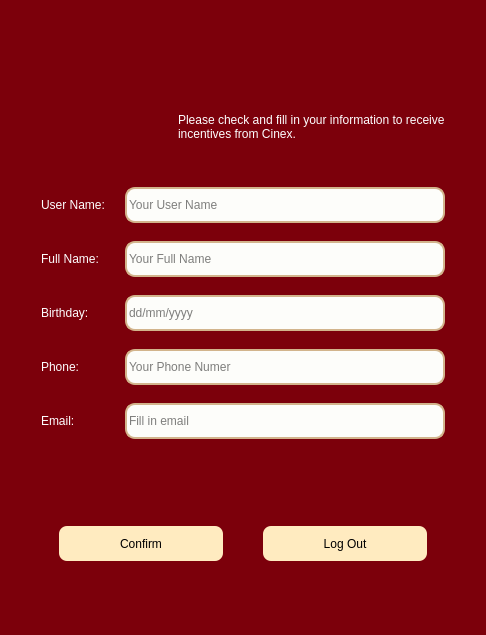
<?xml version="1.0" encoding="UTF-8"?>
<ui version="4.0">
 <class>Dialog</class>
 <widget class="QDialog" name="Dialog">
  <property name="geometry">
   <rect>
    <x>0</x>
    <y>0</y>
    <width>486</width>
    <height>635</height>
   </rect>
  </property>
  <property name="windowTitle">
   <string>Dialog</string>
  </property>
  <property name="styleSheet">
   <string notr="true">background-color: rgb(124, 0, 11);</string>
  </property>
  <layout class="QGridLayout" name="gridLayout">
   <item row="0" column="0">
    <widget class="QWidget" name="widget" native="true">
     <property name="styleSheet">
      <string notr="true">background-color: rgb(124, 0, 11);
border: None</string>
     </property>
     <layout class="QVBoxLayout" name="verticalLayout">
      <item alignment="Qt::AlignTop">
       <widget class="QFrame" name="frame">
        <property name="frameShape">
         <enum>QFrame::StyledPanel</enum>
        </property>
        <property name="frameShadow">
         <enum>QFrame::Raised</enum>
        </property>
        <layout class="QGridLayout" name="gridLayout_2">
         <item row="0" column="0" alignment="Qt::AlignHCenter|Qt::AlignTop">
          <widget class="QLabel" name="label">
           <property name="minimumSize">
            <size>
             <width>60</width>
             <height>60</height>
            </size>
           </property>
           <property name="maximumSize">
            <size>
             <width>60</width>
             <height>60</height>
            </size>
           </property>
           <property name="text">
            <string/>
           </property>
           <property name="pixmap">
            <pixmap resource="../../utils/resources.qrc">:/WhiteIcons/images/icons/WhiteIcons/user_ic.svg</pixmap>
           </property>
           <property name="alignment">
            <set>Qt::AlignCenter</set>
           </property>
          </widget>
         </item>
         <item row="1" column="0">
          <widget class="QWidget" name="widget_10" native="true">
           <property name="styleSheet">
            <string notr="true">border: None</string>
           </property>
           <layout class="QVBoxLayout" name="verticalLayout_9">
            <property name="leftMargin">
             <number>12</number>
            </property>
            <property name="rightMargin">
             <number>12</number>
            </property>
            <property name="bottomMargin">
             <number>0</number>
            </property>
            <item>
             <widget class="QFrame" name="frame_9">
              <property name="frameShape">
               <enum>QFrame::StyledPanel</enum>
              </property>
              <property name="frameShadow">
               <enum>QFrame::Raised</enum>
              </property>
              <layout class="QHBoxLayout" name="horizontalLayout_7">
               <property name="spacing">
                <number>0</number>
               </property>
               <property name="leftMargin">
                <number>0</number>
               </property>
               <property name="rightMargin">
                <number>0</number>
               </property>
               <property name="bottomMargin">
                <number>0</number>
               </property>
               <item>
                <widget class="QLabel" name="label_4">
                 <property name="maximumSize">
                  <size>
                   <width>32</width>
                   <height>32</height>
                  </size>
                 </property>
                 <property name="text">
                  <string/>
                 </property>
                 <property name="pixmap">
                  <pixmap resource="../../utils/resources.qrc">:/WhiteIcons/images/icons/WhiteIcons/alert_circle_ic.svg</pixmap>
                 </property>
                 <property name="scaledContents">
                  <bool>true</bool>
                 </property>
                </widget>
               </item>
               <item alignment="Qt::AlignRight">
                <widget class="QLabel" name="label_9">
                 <property name="styleSheet">
                  <string notr="true">color: rgb(254, 254, 255);
font: 63 12pt &quot;Segoe UI Semibold&quot;;</string>
                 </property>
                 <property name="text">
                  <string>  Please check and fill in your information to receive &lt;br&gt; incentives from Cinex.</string>
                 </property>
                </widget>
               </item>
              </layout>
             </widget>
            </item>
           </layout>
          </widget>
         </item>
        </layout>
       </widget>
      </item>
      <item alignment="Qt::AlignTop">
       <widget class="QWidget" name="widget_4" native="true">
        <property name="styleSheet">
         <string notr="true">border: None</string>
        </property>
        <layout class="QVBoxLayout" name="verticalLayout_8">
         <property name="spacing">
          <number>0</number>
         </property>
         <property name="topMargin">
          <number>0</number>
         </property>
         <item>
          <widget class="QWidget" name="widget_2" native="true">
           <property name="styleSheet">
            <string notr="true">border: None</string>
           </property>
           <layout class="QVBoxLayout" name="verticalLayout_2">
            <property name="leftMargin">
             <number>12</number>
            </property>
            <property name="rightMargin">
             <number>12</number>
            </property>
            <property name="bottomMargin">
             <number>0</number>
            </property>
            <item>
             <widget class="QFrame" name="frame_3">
              <property name="frameShape">
               <enum>QFrame::StyledPanel</enum>
              </property>
              <property name="frameShadow">
               <enum>QFrame::Raised</enum>
              </property>
              <layout class="QHBoxLayout" name="horizontalLayout">
               <property name="spacing">
                <number>0</number>
               </property>
               <property name="leftMargin">
                <number>0</number>
               </property>
               <property name="rightMargin">
                <number>0</number>
               </property>
               <property name="bottomMargin">
                <number>0</number>
               </property>
               <item alignment="Qt::AlignLeft">
                <widget class="QLabel" name="label_2">
                 <property name="styleSheet">
                  <string notr="true">color: rgb(254, 254, 255);
font: 63 12pt &quot;Segoe UI Semibold&quot;;</string>
                 </property>
                 <property name="text">
                  <string>User Name:</string>
                 </property>
                </widget>
               </item>
               <item alignment="Qt::AlignRight">
                <widget class="QLineEdit" name="lineEditUserName">
                 <property name="minimumSize">
                  <size>
                   <width>320</width>
                   <height>36</height>
                  </size>
                 </property>
                 <property name="maximumSize">
                  <size>
                   <width>320</width>
                   <height>16777215</height>
                  </size>
                 </property>
                 <property name="styleSheet">
                  <string notr="true">    border-radius: 10px;
    border: 2px solid #D2B48C;
background-color: rgb(253, 253, 250);
font: 63 12pt &quot;Segoe UI Semibold&quot;;
color: rgb(0, 0, 0);</string>
                 </property>
                 <property name="placeholderText">
                  <string>Your User Name</string>
                 </property>
                </widget>
               </item>
              </layout>
             </widget>
            </item>
           </layout>
          </widget>
         </item>
         <item>
          <widget class="QWidget" name="widget_5" native="true">
           <property name="styleSheet">
            <string notr="true">border: None</string>
           </property>
           <layout class="QVBoxLayout" name="verticalLayout_3">
            <property name="leftMargin">
             <number>12</number>
            </property>
            <property name="rightMargin">
             <number>12</number>
            </property>
            <property name="bottomMargin">
             <number>0</number>
            </property>
            <item>
             <widget class="QFrame" name="frame_4">
              <property name="frameShape">
               <enum>QFrame::StyledPanel</enum>
              </property>
              <property name="frameShadow">
               <enum>QFrame::Raised</enum>
              </property>
              <layout class="QHBoxLayout" name="horizontalLayout_2">
               <property name="spacing">
                <number>0</number>
               </property>
               <property name="leftMargin">
                <number>0</number>
               </property>
               <property name="rightMargin">
                <number>0</number>
               </property>
               <property name="bottomMargin">
                <number>0</number>
               </property>
               <item alignment="Qt::AlignLeft">
                <widget class="QLabel" name="label_3">
                 <property name="styleSheet">
                  <string notr="true">color: rgb(254, 254, 255);
font: 63 12pt &quot;Segoe UI Semibold&quot;;</string>
                 </property>
                 <property name="text">
                  <string>Full Name:</string>
                 </property>
                </widget>
               </item>
               <item alignment="Qt::AlignRight">
                <widget class="QLineEdit" name="lineEditFullName">
                 <property name="minimumSize">
                  <size>
                   <width>320</width>
                   <height>36</height>
                  </size>
                 </property>
                 <property name="maximumSize">
                  <size>
                   <width>320</width>
                   <height>16777215</height>
                  </size>
                 </property>
                 <property name="styleSheet">
                  <string notr="true">color: rgb(0, 0, 0);    border-radius: 10px;
    border: 2px solid #D2B48C;
background-color: rgb(253, 253, 250);
font: 63 12pt &quot;Segoe UI Semibold&quot;;</string>
                 </property>
                 <property name="placeholderText">
                  <string>Your Full Name</string>
                 </property>
                </widget>
               </item>
              </layout>
             </widget>
            </item>
           </layout>
          </widget>
         </item>
         <item>
          <widget class="QWidget" name="widget_9" native="true">
           <property name="styleSheet">
            <string notr="true">border: None</string>
           </property>
           <layout class="QVBoxLayout" name="verticalLayout_7">
            <property name="leftMargin">
             <number>12</number>
            </property>
            <property name="rightMargin">
             <number>12</number>
            </property>
            <property name="bottomMargin">
             <number>0</number>
            </property>
            <item>
             <widget class="QFrame" name="frame_8">
              <property name="frameShape">
               <enum>QFrame::StyledPanel</enum>
              </property>
              <property name="frameShadow">
               <enum>QFrame::Raised</enum>
              </property>
              <layout class="QHBoxLayout" name="horizontalLayout_6">
               <property name="spacing">
                <number>0</number>
               </property>
               <property name="leftMargin">
                <number>0</number>
               </property>
               <property name="rightMargin">
                <number>0</number>
               </property>
               <property name="bottomMargin">
                <number>0</number>
               </property>
               <item alignment="Qt::AlignLeft">
                <widget class="QLabel" name="label_7">
                 <property name="styleSheet">
                  <string notr="true">color: rgb(254, 254, 255);
font: 63 12pt &quot;Segoe UI Semibold&quot;;</string>
                 </property>
                 <property name="text">
                  <string>Birthday:</string>
                 </property>
                </widget>
               </item>
               <item alignment="Qt::AlignRight">
                <widget class="QLineEdit" name="lineEditBirthDay">
                 <property name="minimumSize">
                  <size>
                   <width>320</width>
                   <height>36</height>
                  </size>
                 </property>
                 <property name="maximumSize">
                  <size>
                   <width>320</width>
                   <height>16777215</height>
                  </size>
                 </property>
                 <property name="styleSheet">
                  <string notr="true">color: rgb(0, 0, 0);    border-radius: 10px;
    border: 2px solid #D2B48C;
background-color: rgb(253, 253, 250);
font: 63 12pt &quot;Segoe UI Semibold&quot;;</string>
                 </property>
                 <property name="placeholderText">
                  <string>dd/mm/yyyy</string>
                 </property>
                </widget>
               </item>
              </layout>
             </widget>
            </item>
           </layout>
          </widget>
         </item>
         <item>
          <widget class="QWidget" name="widget_8" native="true">
           <property name="styleSheet">
            <string notr="true">border: None</string>
           </property>
           <layout class="QVBoxLayout" name="verticalLayout_6">
            <property name="leftMargin">
             <number>12</number>
            </property>
            <property name="rightMargin">
             <number>12</number>
            </property>
            <property name="bottomMargin">
             <number>0</number>
            </property>
            <item>
             <widget class="QFrame" name="frame_7">
              <property name="frameShape">
               <enum>QFrame::StyledPanel</enum>
              </property>
              <property name="frameShadow">
               <enum>QFrame::Raised</enum>
              </property>
              <layout class="QHBoxLayout" name="horizontalLayout_5">
               <property name="spacing">
                <number>0</number>
               </property>
               <property name="leftMargin">
                <number>0</number>
               </property>
               <property name="rightMargin">
                <number>0</number>
               </property>
               <property name="bottomMargin">
                <number>0</number>
               </property>
               <item alignment="Qt::AlignLeft">
                <widget class="QLabel" name="label_6">
                 <property name="styleSheet">
                  <string notr="true">color: rgb(254, 254, 255);
font: 63 12pt &quot;Segoe UI Semibold&quot;;</string>
                 </property>
                 <property name="text">
                  <string>Phone:</string>
                 </property>
                </widget>
               </item>
               <item alignment="Qt::AlignRight">
                <widget class="QLineEdit" name="lineEditPhoneNumber">
                 <property name="minimumSize">
                  <size>
                   <width>320</width>
                   <height>36</height>
                  </size>
                 </property>
                 <property name="maximumSize">
                  <size>
                   <width>320</width>
                   <height>16777215</height>
                  </size>
                 </property>
                 <property name="styleSheet">
                  <string notr="true">color: rgb(0, 0, 0);    border-radius: 10px;
    border: 2px solid #D2B48C;
background-color: rgb(253, 253, 250);
font: 63 12pt &quot;Segoe UI Semibold&quot;;</string>
                 </property>
                 <property name="placeholderText">
                  <string notr="true">Your Phone Numer</string>
                 </property>
                </widget>
               </item>
              </layout>
             </widget>
            </item>
           </layout>
          </widget>
         </item>
         <item>
          <widget class="QWidget" name="widget_7" native="true">
           <property name="styleSheet">
            <string notr="true">border: None</string>
           </property>
           <layout class="QVBoxLayout" name="verticalLayout_5">
            <property name="leftMargin">
             <number>12</number>
            </property>
            <property name="rightMargin">
             <number>12</number>
            </property>
            <property name="bottomMargin">
             <number>0</number>
            </property>
            <item>
             <widget class="QFrame" name="frame_6">
              <property name="frameShape">
               <enum>QFrame::StyledPanel</enum>
              </property>
              <property name="frameShadow">
               <enum>QFrame::Raised</enum>
              </property>
              <layout class="QHBoxLayout" name="horizontalLayout_4">
               <property name="spacing">
                <number>0</number>
               </property>
               <property name="leftMargin">
                <number>0</number>
               </property>
               <property name="rightMargin">
                <number>0</number>
               </property>
               <property name="bottomMargin">
                <number>0</number>
               </property>
               <item alignment="Qt::AlignLeft">
                <widget class="QLabel" name="label_5">
                 <property name="styleSheet">
                  <string notr="true">color: rgb(254, 254, 255);
font: 63 12pt &quot;Segoe UI Semibold&quot;;</string>
                 </property>
                 <property name="text">
                  <string>Email:</string>
                 </property>
                </widget>
               </item>
               <item alignment="Qt::AlignRight">
                <widget class="QLineEdit" name="lineEditEmail">
                 <property name="minimumSize">
                  <size>
                   <width>320</width>
                   <height>36</height>
                  </size>
                 </property>
                 <property name="maximumSize">
                  <size>
                   <width>320</width>
                   <height>16777215</height>
                  </size>
                 </property>
                 <property name="styleSheet">
                  <string notr="true">color: rgb(0, 0, 0);    border-radius: 10px;
    border: 2px solid #D2B48C;
background-color: rgb(253, 253, 250);
font: 63 12pt &quot;Segoe UI Semibold&quot;;</string>
                 </property>
                 <property name="placeholderText">
                  <string notr="true">Fill in email</string>
                 </property>
                </widget>
               </item>
              </layout>
             </widget>
            </item>
           </layout>
          </widget>
         </item>
         <item>
          <widget class="QWidget" name="widget_6" native="true">
           <property name="styleSheet">
            <string notr="true">border: None</string>
           </property>
           <layout class="QVBoxLayout" name="verticalLayout_4">
            <property name="leftMargin">
             <number>12</number>
            </property>
            <property name="rightMargin">
             <number>12</number>
            </property>
            <property name="bottomMargin">
             <number>0</number>
            </property>
            <item>
             <widget class="QFrame" name="frame_5">
              <property name="frameShape">
               <enum>QFrame::StyledPanel</enum>
              </property>
              <property name="frameShadow">
               <enum>QFrame::Raised</enum>
              </property>
              <layout class="QHBoxLayout" name="horizontalLayout_3">
               <property name="spacing">
                <number>0</number>
               </property>
               <property name="leftMargin">
                <number>0</number>
               </property>
               <property name="rightMargin">
                <number>0</number>
               </property>
               <property name="bottomMargin">
                <number>0</number>
               </property>
              </layout>
             </widget>
            </item>
           </layout>
          </widget>
         </item>
        </layout>
       </widget>
      </item>
      <item>
       <widget class="QWidget" name="widget_3" native="true">
        <property name="styleSheet">
         <string notr="true">border: None</string>
        </property>
        <layout class="QHBoxLayout" name="horizontalLayout_8">
         <item>
          <widget class="QFrame" name="frame_2">
           <property name="frameShape">
            <enum>QFrame::StyledPanel</enum>
           </property>
           <property name="frameShadow">
            <enum>QFrame::Raised</enum>
           </property>
           <layout class="QHBoxLayout" name="horizontalLayout_9">
            <property name="spacing">
             <number>40</number>
            </property>
            <property name="leftMargin">
             <number>30</number>
            </property>
            <property name="topMargin">
             <number>0</number>
            </property>
            <property name="rightMargin">
             <number>30</number>
            </property>
            <property name="bottomMargin">
             <number>0</number>
            </property>
            <item>
             <widget class="QPushButton" name="pushButtonConfirm">
              <property name="minimumSize">
               <size>
                <width>0</width>
                <height>35</height>
               </size>
              </property>
              <property name="styleSheet">
               <string notr="true">border-radius: 8px;
font: 87 10pt &quot;Segoe UI Black&quot;;
background-color: rgb(255, 235, 192);
color: rgb(0, 0, 0);</string>
              </property>
              <property name="text">
               <string>Confirm</string>
              </property>
              <property name="iconSize">
               <size>
                <width>30</width>
                <height>30</height>
               </size>
              </property>
             </widget>
            </item>
            <item>
             <widget class="QPushButton" name="pushButtonLogOut">
              <property name="minimumSize">
               <size>
                <width>0</width>
                <height>35</height>
               </size>
              </property>
              <property name="styleSheet">
               <string notr="true">border-radius: 8px;
font: 87 10pt &quot;Segoe UI Black&quot;;
background-color: rgb(255, 235, 192);
color: rgb(0, 0, 0);</string>
              </property>
              <property name="text">
               <string>Log Out</string>
              </property>
              <property name="iconSize">
               <size>
                <width>30</width>
                <height>30</height>
               </size>
              </property>
             </widget>
            </item>
           </layout>
          </widget>
         </item>
        </layout>
       </widget>
      </item>
     </layout>
    </widget>
   </item>
  </layout>
 </widget>
 <resources>
  <include location="../../utils/resources.qrc"/>
 </resources>
 <connections/>
</ui>
